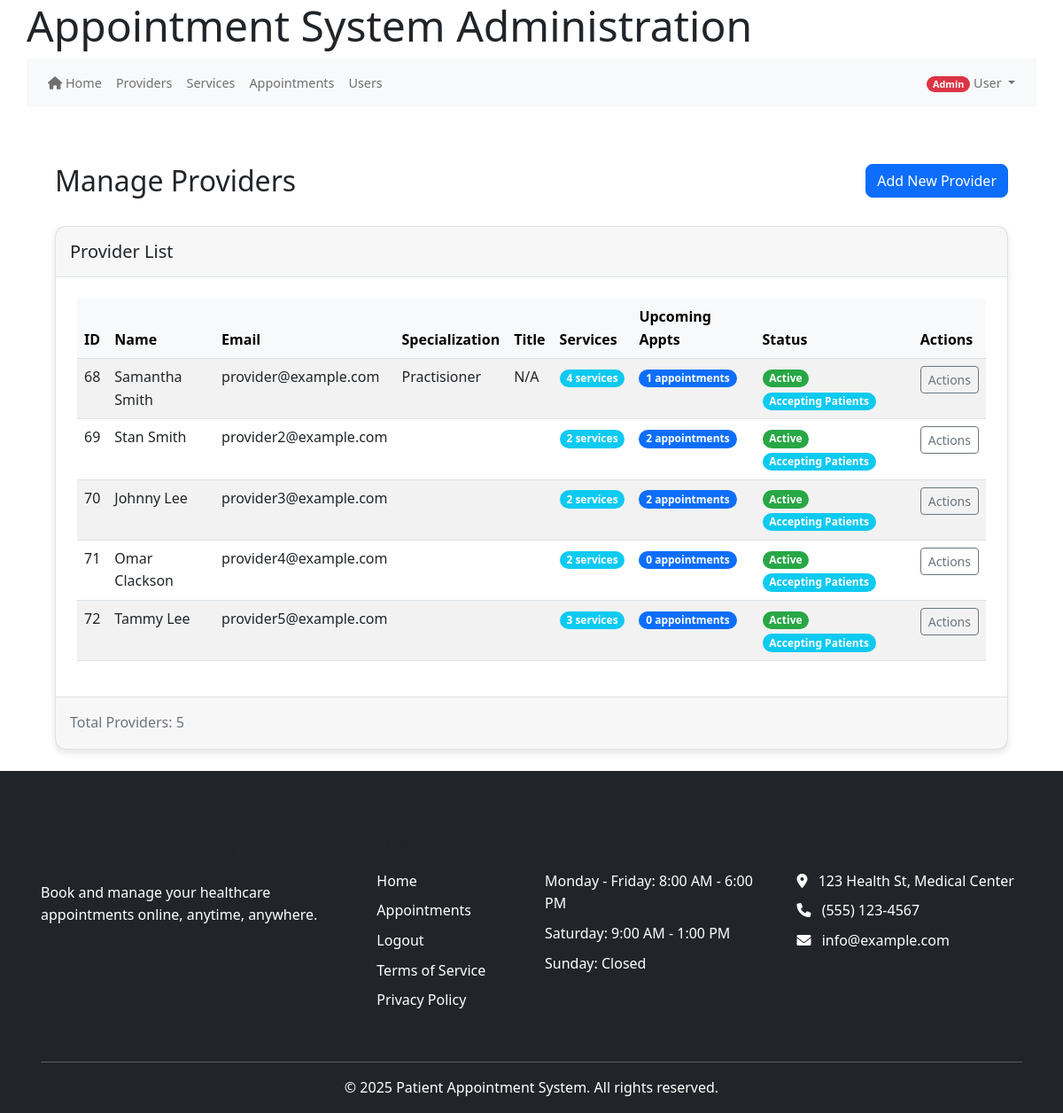
/index.php/admin/providers (signed in), run on the app's committed database.
### tables this page shows
CREATE TABLE IF NOT EXISTS `provider_profiles` (
  `profile_id` int(11) NOT NULL AUTO_INCREMENT,
  `provider_id` int(11) NOT NULL,
  `specialization` varchar(100) DEFAULT NULL,
  `title` varchar(50) DEFAULT NULL,
  `bio` text DEFAULT NULL,
  `accepting_new_patients` tinyint(1) DEFAULT 1,
  `max_patients_per_day` int(11) DEFAULT 20,
  `profile_image` varchar(255) DEFAULT NULL,
  `created_at` timestamp NOT NULL DEFAULT current_timestamp(),
  `updated_at` timestamp NOT NULL DEFAULT current_timestamp(),
  PRIMARY KEY (`profile_id`),
  KEY `provider_id` (`provider_id`)
);

CREATE TABLE IF NOT EXISTS `users` (
  `user_id` int(11) NOT NULL AUTO_INCREMENT,
  `email` varchar(255) NOT NULL,
  `password_hash` varchar(255) NOT NULL,
  `first_name` varchar(100) NOT NULL,
  `last_name` varchar(100) NOT NULL,
  `phone` varchar(20) DEFAULT NULL,
  `role` enum('patient','provider','admin','staff') NOT NULL,
  `is_active` tinyint(1) DEFAULT 1,
  `is_verified` tinyint(1) DEFAULT 0,
  `email_verified_at` datetime DEFAULT NULL,
  `created_at` datetime DEFAULT current_timestamp(),
  `last_login` datetime DEFAULT NULL,
  `verification_token` varchar(64) DEFAULT NULL,
  `reset_token` varchar(64) DEFAULT NULL,
  `reset_token_expires` datetime DEFAULT NULL,
  `token_expires` datetime DEFAULT NULL,
  `password_change_required` tinyint(1) DEFAULT 0,
  PRIMARY KEY (`user_id`)
);

### controllers/admin_controller.php (called while the page is built, shortened)
<?php
require_once MODEL_PATH . '/Services.php';
require_once MODEL_PATH . '/Provider.php';
class AdminController {
    protected $providerModel;
    public function __construct() {
        $this->db = get_db();
        $this->providerModel = new Provider($this->db);
    }
    public function providers() {
        $providers = $this->providerModel->getAll();
        include VIEW_PATH . '/admin/providers.php';
    }
}

### core/helpers.php (called while the page is built, shortened)
<?php
function base_url($path = '') {
    $protocol = isset($_SERVER['HTTPS']) && $_SERVER['HTTPS'] !== 'off' ? 'https' : 'http';
    $host = $_SERVER['HTTP_HOST'] ?? 'localhost';
    $script_name = $_SERVER['SCRIPT_NAME'];
    $base_dir = dirname($script_name);
    $base_url = "{$protocol}://{$host}{$base_dir}";
    $base_url = rtrim($base_url, '/');
    $path = ltrim($path, '/');
    return $path ? "{$base_url}/{$path}" : $base_url;
}

### public_html/bootstrap.php (called while the page is built, shortened)
<?php
require_once APP_ROOT . '/core/helpers.php';
require_once CORE_PATH . '/helpers.php';
function get_db() {
    static $db = null;
    if ($db === null) {
        if (defined('DB_HOST') && defined('DB_USER') && defined('DB_PASS') && defined('DB_NAME')) {
            $db = new mysqli(DB_HOST, DB_USER, DB_PASS, DB_NAME);
            $db->set_charset('utf8mb4');
        } else {
            throw new Exception("Database constants not defined");
        }
    }
    return $db;
}
return true;

### models/Provider.php (called while the page is built, shortened)
<?php
class Provider {
    private $db;
    public function __construct($db) {
        $this->db = $db;
    }
    public function getAll() {
        try {
            $stmt = $this->db->prepare("
                SELECT u.user_id, u.first_name, u.last_name, u.email, u.is_active,
                       pp.specialization, pp.title, pp.bio, pp.accepting_new_patients
                FROM users u
                JOIN provider_profiles pp ON u.user_id = pp.provider_id
                WHERE u.role = 'provider' AND u.is_active = 1
            ");
            $stmt->execute();
            $result = $stmt->get_result();
            return $result->fetch_all(MYSQLI_ASSOC) ?: [];
        } catch (Exception $e) {
            error_log("Error fetching all providers: " . $e->getMessage());
            return [];
        }
    }
}
?>

### views/admin/providers.php (the view, shortened to what this page needs)
<?php include VIEW_PATH . '/partials/header.php'; ?>
<div class="container-fluid my-4">
    <div class="row mb-4">
        <div class="col-md-6">
            <h2>Manage Providers</h2>
        </div>
        <div class="col-md-6 text-end">
            <a href="<?= base_url('index.php/admin/addProvider') ?>" class="btn btn-primary">
                <i class="bi bi-plus-circle"></i> Add New Provider
            </a>
        </div>
    </div>
    <div class="card shadow-sm mb-4">
        <div class="card-header py-3">
            <h5 class="mb-0">Provider List</h5>
        </div>
        <div class="card-body p-4">
            <div class="table-responsive">
                <table class="table table-striped table-hover">
                    <thead class="table-light">
                        <tr>
                            <th>ID</th>
                            <th>Name</th>
                            <th>Email</th>
                            <th>Specialization</th>
                            <th>Title</th>
                            <th>Services</th>
                            <th>Upcoming Appts</th>
                            <th>Status</th>
                            <th>Actions</th>
                        </tr>
                    </thead>
                    <tbody>
                        <?php if (empty($providers)): ?>
                            <tr>
                                <td colspan="9" class="text-center">No providers found.</td>
                            </tr>
                        <?php else: ?>
                            <?php
                            $providerCount = count($providers);
                            for ($i = 0; $i < $providerCount; $i++):
                            ?>
                                <tr>
                                    <td><?= $providers[$i]['user_id'] ?></td>
                                    <td><?= htmlspecialchars($providers[$i]['first_name'] . ' ' . $providers[$i]['last_name']) ?></td>
                                    <td><?= htmlspecialchars($providers[$i]['email']) ?></td>
                                    <td><?= htmlspecialchars($providers[$i]['specialization'] ?? 'N/A') ?></td>
                                    <td><?= htmlspecialchars($providers[$i]['title'] ?? 'N/A') ?></td>
                                    <td>
                                        <span class="badge bg-info">
                                            <?= $providers[$i]['service_count'] ?? 0 ?> services
                                        </span>
                                    </td>
                                    <td>
                                        <span class="badge bg-primary">
                                            <?= $providers[$i]['appointment_count'] ?? 0 ?> appointments
                                        </span>
                                    </td>
                                    <td>
                                        <?php if ($providers[$i]['is_active']): ?>
                                            <span class="badge bg-success">Active</span>
                                        <?php else: ?>
                                            <span class="badge bg-danger">Inactive</span>
                                        <?php endif; ?>
                                        <?php if (isset($providers[$i]['accepting_new_patients']) && $providers[$i]['accepting_new_patients']): ?>
                                            <span class="badge bg-info">Accepting Patients</span>
                                        <?php else: ?>
                                            <span class="badge bg-warning text-dark">Not Accepting</span>
                                        <?php endif; ?>
                                    </td>
                                    <td>
                                        <button type="button" class="btn btn-sm btn-outline-secondary"
                                                data-bs-toggle="modal" data-bs-target="#actionModal<?= $providers[$i]['user_id'] ?>">
                                            Actions <i class="bi bi-three-dots-vertical"></i>
                                        </button>
                                    </td>
                                </tr>
                            <?php endfor; ?>
                        <?php endif; ?>
                    </tbody>
                </table>
            </div>
        </div>
        <div class="card-footer text-muted py-3">
            <div class="d-flex justify-content-between align-items-center">
                <span>Total Providers: <?= count($providers) ?></span>
            </div>
        </div>
    </div>
</div>
<?php include VIEW_PATH . '/partials/footer.php'; ?>

### views/partials/header.php (style rules this page uses)
body { padding-top: 20px; padding-bottom: 20px; font-family: 'Segoe UI', Tahoma, Geneva, Verdana, sans-serif; }
.card { margin-bottom: 20px; border-radius: 12px; box-shadow: 0 4px 8px rgba(0,0,0,0.1) !important; transition: none !important; }

### views/partials/footer.php (style rules this page uses)
html, body { height: 100%; margin: 0; padding: 0; }
body { display: flex; flex-direction: column; min-height: 100vh; }

### data on the page
provider_profiles: provider.user_id "68", provider.last_name "Samantha Smith", provider.email "provider@example.com", specialization "Practisioner", title "N/A", service_count "4", appointment_count "1", accepting_new_patients "Accepting Patients"

### other printed values
$userRole "Admin"
$userName "User"
$providers[$i]['user_id'] "69"
$providers[$i]['first_name'] . ' ' . $providers[$i]['last_name'] "Stan Smith"
$providers[$i]['email'] "provider2@example.com"
$providers[$i]['service_count'] "2"
$providers[$i]['appointment_count'] "2"
$providers[$i]['user_id'] "70"
$providers[$i]['first_name'] . ' ' . $providers[$i]['last_name'] "Johnny Lee"
$providers[$i]['email'] "provider3@example.com"
$providers[$i]['user_id'] "71"
$providers[$i]['first_name'] . ' ' . $providers[$i]['last_name'] "Omar Clackson"
$providers[$i]['email'] "provider4@example.com"
$providers[$i]['appointment_count'] "0"
$providers[$i]['user_id'] "72"
